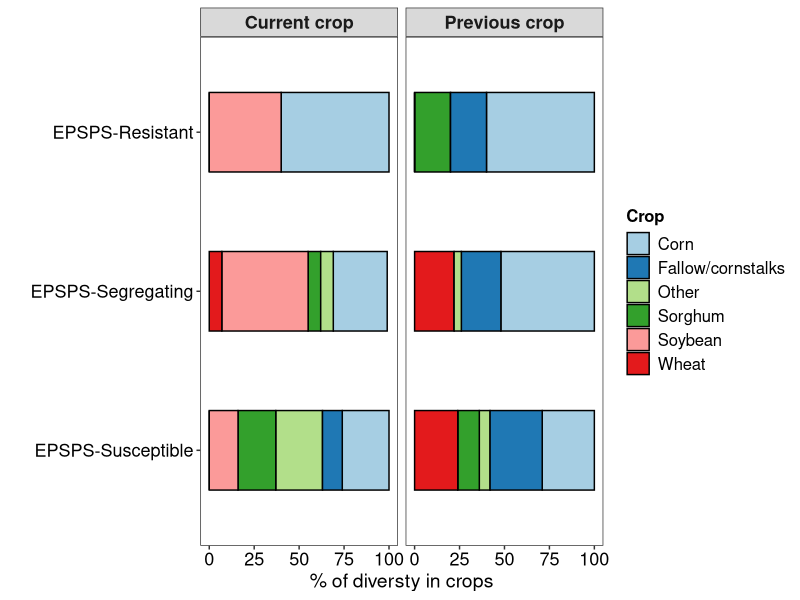

Write the R code that produced this figure. (Note: this script raises an error after producing the figure.)
## ---- chunk 1
library(tidyverse)
library(patchwork)
## ---- chunk 2
EPSPS <- read_csv("Crop_EPSPS.csv")
## ---- chunk 3
EPSPS$Herbicide <- factor(EPSPS$Herbicide, levels = c("EPSPS-S", "EPSPS-RS", "EPSPS-R", "PPO-S", "PPO-RS", "PPO-R"), labels = c("EPSPS-Susceptible", "EPSPS-Segregating", "EPSPS-Resistant", "PPO-Susceptible", "PPO-Segregating", "PPO-Resistant"))
## ---- chunk 4
EP <- EPSPS %>% 
  filter(Herb == "EPSPS")

p1<-ggplot(EP, aes(x=Herbicide, y=Perc, fill=Crop)) + geom_col(position = "stack",
     width = 0.5, color="black") + 
  facet_wrap(~Type, nrow = 1) + coord_flip() + theme_bw() +
  scale_fill_brewer(palette="Paired") + labs(x="", y="% of diversty in crops") + theme(legend.title = element_text(size=12, face = "bold"), strip.text = element_text(size=13, face="bold"),  panel.grid = element_blank(),
   axis.title = element_text(size=14, color="black"), axis.text = element_text(size=13, color="black"), legend.text = element_text(size=12), legend.position = "right") +
  ggsave("EPSPScrop.png", height = 8 , width=6, dpi=300) 
## ---- chunk 5
PPO <- EPSPS %>% 
  filter(Herb == "PPO")

p2 <- ggplot(PPO, aes(x=Herbicide, y=Perc, fill=Crop)) + geom_col(position = "stack",
     width = 0.5, color="black") + 
  facet_wrap(~Type, nrow = 1) + coord_flip() + theme_bw() +
  scale_fill_brewer(palette="Paired") + labs(x="", y="% of diversty in crops") + theme(legend.title = element_text(size=12, face = "bold"), strip.text = element_text(size=13, face="bold"),  panel.grid = element_blank(),
   axis.title = element_text(size=14, color="black"), axis.text = element_text(size=13, color="black"), legend.text = element_text(size=12), legend.position = "right") +
  ggsave("PPOcrop.png", height = 8 , width=6, dpi=300) 
## ---- chunk 6
(random | p1) + 
plot_annotation(tag_levels = c('A', 'B')) 
  
  
  
#  ggsave("Figure 5", height = 6, width = 12)
## ---- chunk 7
library(gridExtra)
library(cowplot)
plot_grid(random, p1, nrow = 2, labels = c("A", "B"))+
  ggsave("Figure 5.png", height=12, width=6, dpi=600)
## ---- chunk 8
((random | a ) / p1) + plot_annotation(tag_levels = c('A', 'B', 'C')) +
  ggsave("Figure 3.tiff", height = 10, width=12, dpi=300)
## ---- chunk 9
((random2 | b ) / p2) + plot_annotation(tag_levels = c('A', 'B', 'C')) +
  ggsave("Figure 9.png", height = 10, width=12, dpi=600)
## ---- chunk 10
library(gridExtra)
library(cowplot)
plot_grid(p1, p2, nrow = 1, labels = c("A", "B")) +
  ggsave("Figure 5.png", height=8, width=12, dpi=200)
